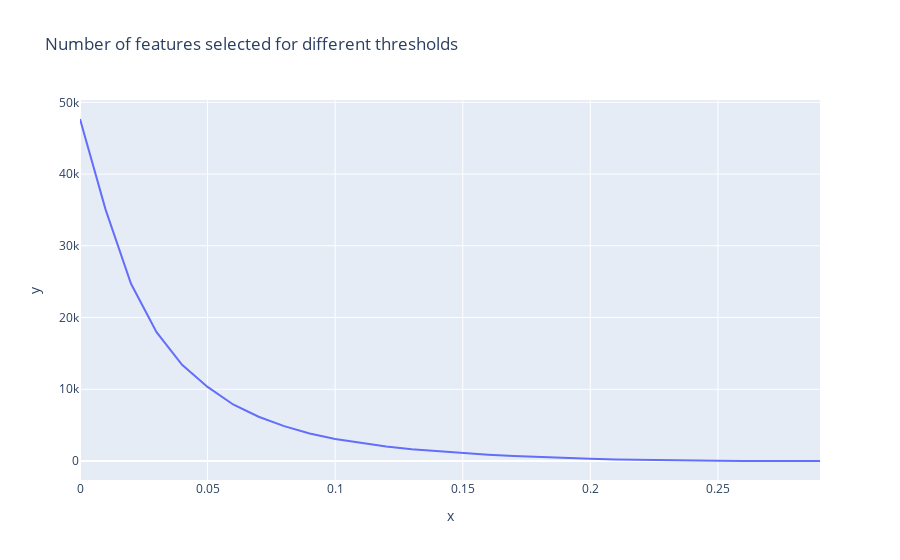

Notebook cell for this chart:
### Code cell
#We can observe the number of features selected for different thresholds

n_features = {}
for threshold in np.arange(0,0.3,0.01):
    n_features[threshold] = len(mi[mi['MI Score']>threshold])

fig = px.line(x=list(n_features.keys()), y=list(n_features.values()), title='Number of features selected for different thresholds')
fig.show()

### Figure 1 — Plotly figure (JSON) as saved in the notebook; plotly's stock layout.template omitted (floating-point values rounded to 4 significant figures)
{"data": [{"hovertemplate": "x=%{x}<br>y=%{y}<extra></extra>", "legendgroup": "", "line": {"color": "#636efa", "dash": "solid"}, "marker": {"symbol": "circle"}, "mode": "lines", "name": "", "orientation": "v", "showlegend": false, "type": "scatter", "x": [0, 0.01, 0.02, 0.03, 0.04, 0.05, 0.06, 0.07, 0.08, 0.09, 0.1, 0.11, 0.12, 0.13, 0.14, 0.15, 0.16, 0.17, 0.18, 0.19, 0.2, 0.21, 0.22, 0.23, 0.24, 0.25, 0.26, 0.27, 0.28, 0.29], "xaxis": "x", "y": [47678, 35086, 24710, 17966, 13416, 10331, 7884, 6175, 4857, 3832, 3071, 2516, 2033, 1652, 1364, 1114, 879, 689, 542, 420, 309, 226, 160, 100, 66, 33, 18, 8, 4, 2], "yaxis": "y"}], "layout": {"legend": {"tracegroupgap": 0}, "title": {"text": "Number of features selected for different thresholds"}, "xaxis": {"anchor": "y", "domain": [0, 1], "title": {"text": "x"}}, "yaxis": {"anchor": "x", "domain": [0, 1], "title": {"text": "y"}}}}
